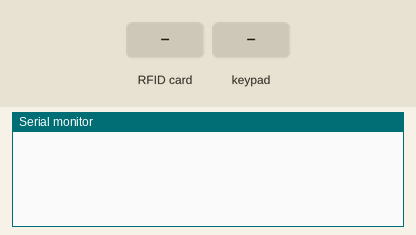
Simulated run of this sketch. Board: Arduino Uno, built with avr-gcc and run on an emulated ATmega328P. On the bench: the last lines printed to the serial monitor. The test bench sets the inputs (shaded band).

Above: at 1.2 s.
1.3 s: RFID card 5E 7A 19 C4 held to the reader
At 2.5 s:
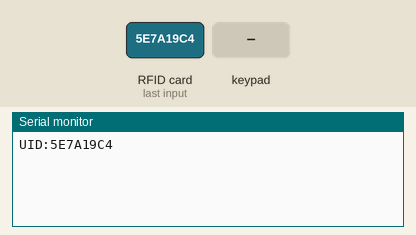
2.8 s: key '1' pressed
At 3.9 s:
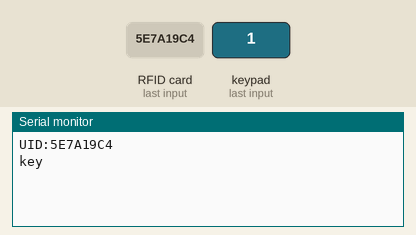
4.3 s: keypad keys 8 7 6 5 # pressed 0.4 s apart
At 7.4 s:
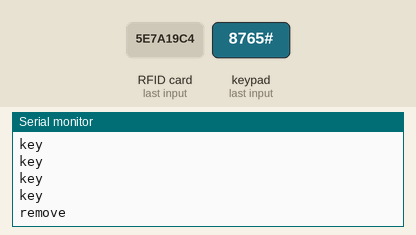
7.8 s: key '*' pressed
At 8.8 s:
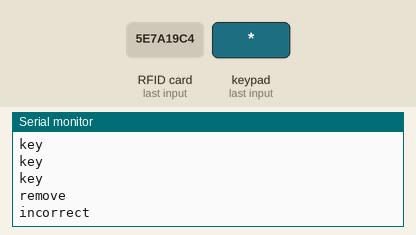

The sketch:

ArduinoReceptor.ino
```cpp
#include <Keypad.h>
#include <SPI.h>
#include <MFRC522.h>

#define SS_PIN 10
#define RST_PIN 9

char CLAVE[4];
char INTENTO[4] = {'X', 'X', 'X', 'X'};
int pos = 0;
int maxIntentos = 3;
int nIntentos = 0;

const byte ROWS = 4; //four rows
const byte COLS = 4; //four columns
//define the cymbols on the buttons of the keypads
char hexaKeys[ROWS][COLS] = {
  {'1','2','3','A'},
  {'4','5','6','B'},
  {'7','8','9','C'},
  {'*','0','#','D'}
};
byte rowPins[ROWS] = {8, 7, 6, 5}; //connect to the row pinouts of the keypad
byte colPins[COLS] = {4, 3, 2, 0}; //connect to the column pinouts of the keypad
bool autorizado = false;

MFRC522 mfrc522(SS_PIN, RST_PIN);   // Create MFRC522 instance.
Keypad customKeypad = Keypad( makeKeymap(hexaKeys), rowPins, colPins, ROWS, COLS); //initialize an instance of class NewKeypad

void setup(){
  Serial.begin(9600);   // Initiate a serial communication
  SPI.begin();      // Initiate  SPI bus
  mfrc522.PCD_Init();   // Initiate MFRC522
  Serial.println();

}

void borraClave(){
  for(int i = 0; i < 4; i++){
     INTENTO[i] = 'X';
  }
}

void loop()
{
    // Solo entra a comprobar la password si se ha reconocido un RFID valido
    if (autorizado){
      char customKey = customKeypad.getKey();

          if (customKey){

            if(customKey == '#'){ // Borrar intento de clave actual
                 borraClave();
                 pos = 0;
                 // Mandar a Raspy una señal de que se ha borrado la clave
                 Serial.println("remove");
            }
            else if(customKey == '*'){ // Comprobar clave

                int correcto = 1;
                for(int i = 0; i < 4; i++){
                  if(INTENTO[i] != CLAVE[i]){
                    correcto = 0;
                  }
                }

                if (correcto){
                    autorizado = false;
                    nIntentos = 0;
                    // Hacer cosas de abrir cajas
                    Serial.println("correct");
                }
                else{
                    // Si falla muchas veces o timer quitar la autorizacion a RFID
                    nIntentos++;
                    if (nIntentos == maxIntentos){
                          // mandar aviso a Raspy de que ha superado intentos
                          Serial.println("max_attempts");
                          nIntentos = 0;
                          autorizado = false;
                    }
                    else{
                      // mandar aviso a Raspy de clave erronea
                       Serial.println("incorrect");
                    }
                }
                pos = 0;
                borraClave();
           }
          else{
               // Enviar mensaje a Raspy de que se ha pulsado tecla "normal"
               Serial.println("key");
               if (pos < 4){
                  INTENTO[pos] = customKey;
                  pos++;
               }
          }
            delay(100);
      }

  }
  else{
    // Look for new cards
    if ( ! mfrc522.PICC_IsNewCardPresent()){
      return;
    }
    // Select one of the cards
    if ( ! mfrc522.PICC_ReadCardSerial()){
      return;
    }
    //Show UID on serial monitor
    Serial.print("UID:");
    String content= "";
    byte letter;
    for (byte i = 0; i < mfrc522.uid.size; i++){
       //Serial.print(mfrc522.uid.uidByte[i] < 0x10 ? " 0" : " ");
       //Serial.print(mfrc522.uid.uidByte[i], HEX);
       content.concat(String(mfrc522.uid.uidByte[i] < 0x10 ? " 0" : ""));
       content.concat(String(mfrc522.uid.uidByte[i], HEX));
    }
     content.toUpperCase();
     // Enviar mensaje a Raspy con el RFID UID a comprobar
     Serial.println(content);

     // Recibir la respuesta de la Raspy, con un "false" o la clave del usuario si es conocido
    String mensaje = Serial.readString();
    if (mensaje != "FALSE"){
        autorizado = true;
        // Guardar la clave para comprobar con lo que introduzca el usuario por teclado
        for(int i = 0; i < 4; i++){
          CLAVE[i] = mensaje[i];
        }
    }
    else{
      autorizado = false;
    }

  }


}
```

Measured:
- after the input at 1.3 s, the serial monitor: prints a new line at once (image 1)
- after the input at 2.8 s, the serial monitor: prints a new line at once (image 2)
- after the input at 4.3 s, the serial monitor: prints a new line after 1.6 s (image 3)
- after the input at 7.8 s, the serial monitor: prints a new line at once (image 4)
